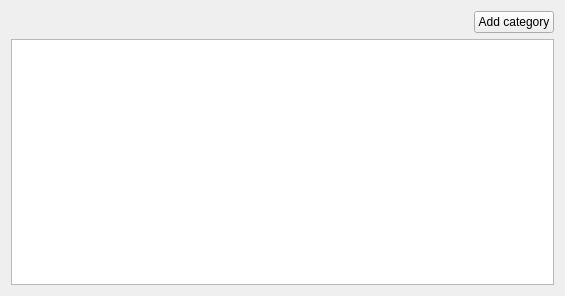
<?xml version="1.0" encoding="UTF-8"?>
<ui version="4.0">
 <class>AccountTreeWidget</class>
 <widget class="QWidget" name="AccountTreeWidget">
  <property name="geometry">
   <rect>
    <x>0</x>
    <y>0</y>
    <width>565</width>
    <height>296</height>
   </rect>
  </property>
  <property name="windowTitle">
   <string>Accounts</string>
  </property>
  <layout class="QVBoxLayout" name="verticalLayout">
   <item>
    <layout class="QHBoxLayout" name="horizontalLayout">
     <item alignment="Qt::AlignRight">
      <widget class="QPushButton" name="addCategoryButton">
       <property name="sizePolicy">
        <sizepolicy hsizetype="Preferred" vsizetype="Preferred">
         <horstretch>0</horstretch>
         <verstretch>0</verstretch>
        </sizepolicy>
       </property>
       <property name="text">
        <string>Add category</string>
       </property>
      </widget>
     </item>
    </layout>
   </item>
   <item>
    <widget class="QTreeView" name="treeView">
     <property name="contextMenuPolicy">
      <enum>Qt::CustomContextMenu</enum>
     </property>
     <property name="sizeAdjustPolicy">
      <enum>QAbstractScrollArea::AdjustToContents</enum>
     </property>
     <property name="dragEnabled">
      <bool>true</bool>
     </property>
     <property name="dragDropOverwriteMode">
      <bool>true</bool>
     </property>
     <property name="dragDropMode">
      <enum>QAbstractItemView::InternalMove</enum>
     </property>
     <property name="alternatingRowColors">
      <bool>true</bool>
     </property>
     <property name="indentation">
      <number>20</number>
     </property>
     <property name="itemsExpandable">
      <bool>true</bool>
     </property>
     <property name="headerHidden">
      <bool>true</bool>
     </property>
     <property name="expandsOnDoubleClick">
      <bool>true</bool>
     </property>
    </widget>
   </item>
  </layout>
 </widget>
 <tabstops>
  <tabstop>addCategoryButton</tabstop>
  <tabstop>treeView</tabstop>
 </tabstops>
 <resources>
  <include location="../../icons/tikka.slots.pyqt.resources.icons.index.qrc"/>
 </resources>
 <connections/>
</ui>
